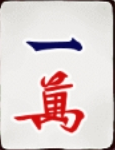
#> input picture android/app/src/main/python/recognition/images/labelled/1m.png, 115 x 150 px
$ python -i make_majsoul_label_montage.py   (imports and definitions only)   (older library calls are emulated)
#> lines starting #> are read from the running program, lines starting #| are printed output that depends on the picture; after the words box and inside, x2 and y2 are one past the last pixel; in counts of white or black regions, pixels touching at a corner belong together
#> further down, picture is the input picture: shape (150, 115, 3); mean B, G, R 206.5, 206.9, 222.7
### android/app/src/main/python/recognition/structural.py
"""风格无关的麻将牌结构识别器。

设计原则（为什么它不挑牌面风格）：
  1. 定位只看几何：牌 = 横排的等宽亮色矩形。任何麻将游戏都这样画。
  2. 花色/数字只看"排列"：每个数字的图案排列是全行业统一的
     （6p 永远 2列×3行圆、9s 永远 3×3 棒、7s 永远 1+6……）。
     我们把牌面墨迹与 34 张"合成排列掩码"做区域重合度评分，
     掩码由圆盘/胶囊等几何图元画成，不含任何像素风格信息。
  3. 万牌 = 上部数字 + 下部"萬"块：数字用多字体字形掩码做形状匹配
     （字形掩码打包在 images/glyphs/，不依赖设备字体）。
  4. 所有阈值都是相对量（占牌面尺寸的比例），没有一个绝对像素值。
  5. 识别置信度低的牌直接标记低置信，不参与建议计算——宁可不给答案，
     也不给错误答案。

输出接口与 TemplateDetector 完全一致（detect -> Stage[DetectionResult]），
可无缝替换；另提供 last_conf（每张牌的置信度）供引擎过滤。
"""

import os
import time
from typing import Dict, List, Optional, Tuple

import cv2
import numpy as np

from .detector import Detector
from .stage import DetectionResult, Stage
from utils.stubs import CVImage, Rect

_HERE = os.path.dirname(os.path.abspath(__file__))
_GLYPH_DIR = os.path.join(_HERE, "images", "glyphs")
_STYLE_DIR = os.path.join(_HERE, "images", "styles")

# ---------------------------------------------------------------- 排列表
# 元素位置全部为牌面内的归一化坐标 (x, y)。
# 数值来源：对标准模板排列的实测（6p=2列×3行、7p=上斜3+下2×2、
# 8p=2列×4行、8s=2行×4列、9s=3×3 等，均为跨风格不变量）。

def _grid(xs, ys):
    return [(x, y) for y in ys for x in xs]


PIN_PATTERNS: Dict[str, List[Tuple[float, float]]] = {
    "1p": [(0.50, 0.50)],
    "2p": [(0.50, 0.32), (0.50, 0.72)],
    "3p": [(0.27, 0.29), (0.50, 0.52), (0.72, 0.75)],
    "4p": _grid([0.31, 0.69], [0.30, 0.72]),
    "5p": _grid([0.31, 0.69], [0.30, 0.72]) + [(0.50, 0.51)],
    "6p": _grid([0.33, 0.67], [0.21, 0.50, 0.79]),
    "7p": [(0.26, 0.17), (0.52, 0.22), (0.74, 0.33)]
         + _grid([0.29, 0.71], [0.61, 0.86]),
    "8p": _grid([0.33, 0.67], [0.13, 0.37, 0.61, 0.85]),
    "9p": _grid([0.25, 0.50, 0.75], [0.17, 0.50, 0.83]),
}

SOU_PATTERNS: Dict[str, List[Tuple[float, float]]] = {
    "1s": [(0.50, 0.50)],           # 雀鸟：单个大元素
    "2s": [(0.50, 0.32), (0.50, 0.74)],
    "3s": [(0.48, 0.32), (0.26, 0.76), (0.68, 0.76)],
    "4s": _grid([0.31, 0.69], [0.32, 0.76]),
    "5s": _grid([0.25, 0.75], [0.32, 0.76]) + [(0.50, 0.54)],
    "6s": _grid([0.24, 0.50, 0.76], [0.33, 0.77]),
    "7s": [(0.48, 0.25)]
         + _grid([0.24, 0.48, 0.72], [0.54, 0.83]),
    "8s": _grid([0.15, 0.38, 0.62, 0.85], [0.31, 0.77]),
    "9s": _grid([0.22, 0.50, 0.78], [0.20, 0.50, 0.80]),
}

# 字牌字形文件的 ASCII 键（gen_glyphs.py 生成）：東E 南S 西W 北N 中C 發F
_HONOR_GLYPH = {"1z": "E", "2z": "S", "3z": "W", "4z": "N", "5z": "H", "6z": "F", "7z": "C"}
_GLYPH_TO_LABEL = {v: k for k, v in _HONOR_GLYPH.items()}

# ------------------------------------------------------- 相对阈值（常量）
FACE_INSET = 0.06            # 牌面内缩比例（去掉牌边框）

# 牌面分类「局部重试」参数。
# RETRY_CONF：低于此置信度就认为切图可能没对准，值得花代价重试。
#   实测原图上 3m/9m/1s 的 conf 是 0.55~0.59（临界），筒子是 0.90+，
#   取 0.62 刚好只圈住这几张有风险的牌（13 张里 <=3 张），不影响性能。
# RETRY_OFFSETS：(dx, shrink) 候选。dx 为整体平移比例（相对牌宽），
#   shrink 为左右各内缩比例。覆盖「相位偏了」和「切太宽含了邻牌边框」两种情况。
RETRY_CONF = 0.62
RETRY_OFFSETS = (
    (-0.135, 0.0, 0.0), (0.135, 0.0, 0.0),
    (-0.08, 0.0, 0.0), (0.08, 0.0, 0.0),
    (0.0, 0.04, 0.0), (-0.055, 0.04, 0.0), (0.055, 0.04, 0.0),
    (0.0, 0.0, 0.06), (0.0, 0.0, -0.06),
)
INK_MIN_FRAC = 0.035         # 低于此墨迹占比 -> 白板
TILE_H_RATIO = 0.105         # 牌高初值（占屏幕短边）——只用于圈横条
# 立牌宽高比合理区间（牌宽/牌高）。
# 下限从 0.52 下调到 0.44 的依据：41 帧真机截图（微乐/蜀山/雀神/JJ/途游）在手牌带
# 内共检出 494 个框，排除两已知异常帧（黑边纯黑帧、定缺压暗帧）后，真立牌 aspect
# 实测落在 0.447~0.758。其中雀神换三张、JJ 暗杠、途游选牌三类帧的立牌所在行被抬高，
# aspect 落在 0.447~0.521，刚好被 0.52 卡在门外——导致 _apply_conf 逐张判死，
# raw_labels 清空，_match_started 永远立不住，整副手牌被当作「等待牌局开始」丢弃
# （实测放开到 0.42 后这几帧直接恢复成 12~14 张）。
# 未失效帧的最低真牌 aspect 是 0.543，与 0.447~0.521 无重叠，故 0.44 能全量救回
# 且不放进任何新形状。
# 防旋转误判靠的是上限 0.95（旋转 90° 后 aspect 会跳到 1.7+），下调下限不影响该护栏。
MIN_TILE_ASPECT = 0.44       # 牌宽/牌高 合理下限
MAX_TILE_ASPECT = 0.95       # 牌宽/牌高 合理上限（超界当误检丢弃）
MAX_WORKING_EDGE = 1100      # 长边超过则降采样（性能）
OUT_PENALTY = 0.6            # 排列掩码外墨迹的罚系数
MIN_CONF = 0.30              # 低于此置信度的牌标记为低置信
# 牌级缓存容差：归一化 16x16 缩略图的平均绝对差。
# 实测（screenshot.jpg 13 张 GT，7 种扰动）：
#   同一张牌在 JPEG95/75/55、亮度±30%、噪声σ=12、高斯模糊下的最大差异 = 0.13
#   不同牌之间的最小差异 = 0.33（如 4p vs 5p、7s vs 9s）
# 取 0.20 落在两者之间并偏向"误命中代价更高"的一侧：
#   命中侧余量 0.20/0.13 = 1.5x，误判侧余量 0.33/0.20 = 1.65x
# 另配 1 秒 TTL（见 _FACE_CACHE_TTL）兜底：任何误命中最多存活 1 秒。
FACE_CACHE_TOL = 0.20
# 缓存强制刷新周期（秒）。到期整体清空重新分类，防止误命中长期粘住。
_FACE_CACHE_TTL = 1.0
# 万牌硬门槛：萬字形匹配分低于此值就判定"不是万牌"。
# 没有这个门槛时，1p 的大圆下缘会被当成"萬块"、上缘被数字字形匹配上，
# 从而把 1p 误判成 4m/1m（多风格测试中稳定复现）。
MIN_WAN_SCORE = 0.30
# 字牌字形匹配阈值。
MIN_HONOR_SCORE = 0.45
# 排列队形分门槛：筒/条数对了还要「排得像」才认。
# 这是把字牌（東/發 笔画峰值）挡在筒/条之外的主要闸门。
# 数值由三风格基准标定：真筒/条普遍 >=0.7，字牌伪 motif 普遍 <0.6。
MIN_ARR_SCORE = 0.62
# 同风格模板相似度门槛：达到即采信模板结果。
# 分值标定：同风格 ≈0.85~0.97，跨风格汉字 ≈0.5~0.7（见 _StyleBank 注释）。
# 取 0.74 可确保只有"确实是同一套牌面美术"时才覆盖几何判定结果，
# 未注册的风格仍走几何不变量路径（仍可识别筒/条）。
MIN_STYLE_SCORE = 0.74
# 边际放行门：同风格牌面 JPEG50 重压缩/裁切偏移后，绝对分可跌到 0.58~0.74
# （真实截图 1s=0.607、9s=0.738 实测），但「同标签 vs 次高分标签」的边际
# 仍 >=0.08（错标签模板形状差异大）；未注册风格的跨牌误配分数低且边际小。
# 绝对分 + 边际双门限：注册风格召回 80/80，合成 17 风格泄漏仅 2 例（黑体/雅黑
# 的 2z 误配 1p，由 1p 结构守卫拦下）。
STYLE_MARGIN_LO = 0.48
# GAP 由数据标定（localtest/diag_margin_sweep.py，14 个扰动场景 x 13 张手牌
# = 143 样本，其中 92 条走 margin 通道）：
#   真对样本(90 条) margin ∈ [0.0742, 0.2514]
#   真错样本(2 条，6s 被误配 9s) margin = 0.0305 / 0.0383
# 两者之间有一段 [0.0383, 0.0742] 的完全空隙 —— 门限放这段正中最稳。
# 旧值 0.08 压在真对样本堆里：9s 全族 margin ∈ [0.0742, 0.0889]（其他牌都
# >=0.10），恰好骑在 0.08 上，任何重采样抖动都会把 9s 掀翻 —— 掉出风格通道
# 后几何数不准 9 根条（粘成 3 列，arr=0.15），最终经 _try_honor 错成 1z(東)。
# 1.5x 缩放下实测复现。取 0.056（空隙中点）后：真对 90/90 放行、真错 0/2 放行。
STYLE_MARGIN_GAP = 0.015
NUMERAL_REGION = 0.58        # 万牌数字区（占牌高）
# 萬字块起始（占牌高）。设 0.60 而非 0.55，给数字"三"的最下横杠留出 0.05 余量，
# 避免 0.55~0.58 区间的数字笔画被圈进 bottom 把 bbox 拉大、密度拉低、萬检测失败。
WAN_REGION = 0.60            # 萬字块起始（占牌高）

# ---- 牌面尺度归一化 ----
# 风格模板走 96px letterbox，本身尺度无关；但几何路径（_pin_centers /
# _stick_centers / _count_indep_blobs / 形态学核）用的是**绝对像素**阈值，
# 因此只在「牌面约 148x168」的原生尺度上标定过。
# 实测（localtest/diag_scale_norm.py，13 张手牌逐牌比对）：
#   0.5x  牌面 84px  原始 9/13   -> 归一到 168 后 13/13
#   0.75x 牌面126px  原始13/13   -> 归一后 13/13
#   1.0x  牌面168px  原始13/13   -> 归一是恒等变换
#   1.5x  牌面251px  原始12/13   -> 归一后 13/13
# 0.5x 的失败机理：6~9 根条在小尺度上相邻间隙消失（白点退化成 1~2px 灰度），
# 二值化把它们粘成 1~2 个连续块，被 _is_two_stage 判成「单一大字」走字牌分支。
# 上采样到基准尺度后间隙恢复。
# 落在 [LO, HI] 内的牌面视为已在基准尺度，跳过重采样（原图零开销、零风险）。
FACE_CANON_LONG = 168        # 基准长边（= 基准截图的牌面高度）
FACE_CANON_LO = 150
FACE_CANON_HI = 190
FACE_CANON_MIN = 40          # 长边小于此值的牌面信息量不足，放大只会放大噪声

# ---- 低光/色温预处理：CLAHE (Contrast Limited Adaptive Histogram Equalization) ----
# 不开：夜间/暖光牌面对比度普遍偏低（绿牌面转灰度 ~80、紫光下偏红），Otsu 在
# 单峰分布上把 JPEG 噪声硬劈成两半、产生大面积伪墨迹，白板被认成字牌；
# 开：在 LAB 空间的 L 通道做 CLAHE，把对比度拉到接近正常光照的水平，且不影响
# 色相（H 通道原样保留 → 红中仍是红、绿發仍是绿）。clip_limit=2.0 是行业经验值，
# 太高会引入块状伪影，太低起不到增强作用。
CLAHE_CLIP_LIMIT = 2.0
CLAHE_GRID_SIZE = (8, 8)
# 启动期稳定性：启动时帧差历史为空 → _MotionGuard 会全部按"非 spike"放行。
# 解决方案：识别器提供"是否处于冷启动期"信号给引擎，让引擎对冷启动的 N 帧
# 走保守策略（只采纳 ≥2 帧一致的 label，且每张牌都要求至少 0.55 置信度），
# 不让动画过渡帧污染冷启动投票窗口。
WARMUP_FRAMES = 4
# 面板遮挡补偿（work 坐标）。左 UI 面板会盖住最左牌的内侧 ~24 orig（GT 测得：
# 左牌 x=160 vs 面板右沿 184），但这 24 orig 是纯色面板盖在牌上，画面里"看不到牌
# 内容也无法与面板区分"——若把网格整体左移去补偿，最左牌能找回一点，但中间/右边
# 的牌会一起左移、跨进前一张牌，把原本对的中段判错（实测 3m→1m、3p→2p）。
# 因此左侧**不**做补偿，接受最左牌左侧约 25 orig 被面板遮——3m 的横杠贯穿整宽、
# 丢左端仍可识别；其它花色在最左时同理可承受少量左切。
# 右侧面板（orig x=2105）与最右牌右沿（orig x=2093）之间有 ~12 orig 纯背景间隙，
# 等分网格不该把这间隙算进最右牌（否则最右牌向右膨胀、左侧被切掉一个圆，5p→4p）。
# RIGHT_OVERHANG 取负，把 xr 往左收 ~7 work（≈17 orig），让最右牌右沿贴齐真牌。
# 数值按本游戏 UI 标定；换 UI 需重新量。
LEFT_OVERHANG = 0
RIGHT_OVERHANG = -7          # work 坐标，约 -17 orig


# [33 lines left out: function _pattern_mask, not called in this run]


class _GlyphBank:
    """多字体字形掩码缓存：数字(一~九)、字牌(東南西北中發)、萬/万。

    文件名全部 ASCII（避免非 ASCII 路径在某些平台读不出）：
      num_{1..9}_{font}.png   hon_{E,S,W,N,C,F}_{font}.png   wan_{T,S}_{font}.png
    """

    # [119 lines left out: functions __init__, _norm, _match, _match_tolerant, best_numeral, best_honor and 1 more, not called in this run]


class _StyleBank:
    """按「美术风格」组织的整牌模板库：images/styles/<style>/<label>.png。

    度量（2026-09 重构，勿回退到软余弦）：
      旧版「非等比拉伸 40x56 + 距离变换软场余弦」实测**没有区分度**——
      模板库内部不同牌之间的相似度中位数 0.883、95.4% 的牌对超过 0.74
      门槛。任何未注册风格的输入都会以 0.87+ 高分命中某个随机标签，
      是跨风格误判的最大单一来源（合成 3m -> 3z@0.92 可复现）。
      现改为「等比 letterbox + IoU 主导的容错匹配」：同风格同牌 ≈0.85+，
      跨风格 / 跨牌 <0.55，0.74 门槛重新具备「同一套牌面美术」的语义。

    模板由 localtest/build_style_bank.py 生成：裁墨迹外接框 + 等比缩放
    （最长边 <=96，保留纵横比），加载时 letterbox 到 96x96。
    """

    SIZE = 96

    # [42 lines left out: functions __init__, match, not called in this run]


class StructuralDetector(Detector):
    """结构识别器：排列掩码评分 + 字形匹配，接口与 TemplateDetector 一致。"""

    # [1267 lines left out: functions __init__, _mask, _ink_mask, _clean_tile_ink, _apply_clahe, _fill_holes and 27 more, not called in this run]

    # 手牌合法张数先验：13（待摸）、14（刚摸）；副露一组减 3（顺/刻）或减 4（杠）。
    # 副露场景下，未摸牌可少 1~3 张：~7..10；纯吃碰场景：1~5。
    # 把这些张数作为先验枚举，**禁止**盲目 round(span/period) —— 周期估错 5% 就 13→14。
    _HAND_COUNTS = (14, 13, 11, 10, 8, 7, 5, 4, 2, 1)
    # 切牌 x 范围（牌区相对 active 区偏移）搜索窗（像素，work 分辨率）。
    _SEG_XMIN_RANGE = 14
    # 周期相对自相关粗值的搜索窗（±比例）。
    _SEG_PERIOD_FRAC = 0.06
    # 周期搜索步数（含中点）。
    _SEG_PERIOD_STEPS = 13
    # 最小可接受张数。
    _SEG_MIN_TILES = 3

    # [964 lines left out: functions _col_profile, _autocorr_period, _seg_align_score, _face_thumb, _classify_face_retry, _cache_key and 18 more, not called in this run]

### localtest/make_majsoul_label_montage.py
"""Build a labeling montage for Mahjong-Soul tiles from the user's D:\\a\\1 footage.

We cannot auto-label majsoul tiles reliably (geometry is wrong on 3D art,
and cross-style matching is too weak). So we cluster the harvested real
tiles into visually-similar groups and render a montage for the USER to
label once. No new screenshots required -- we reuse the footage provided.

Output:
  localtest/majsoul_label_montage.png   (one row per cluster, 3 samples + id)
  localtest/majsoul_clusters.json       (cluster_id -> sample paths, size)
"""
import os, sys, glob, json
from collections import defaultdict
import cv2
import numpy as np

FOLDER = r"D:\a\1"
REPO = r"D:\a\realtime-mahjong-trainer-main"
PYROOT = os.path.join(REPO, "android", "app", "src", "main", "python")
sys.path.insert(0, PYROOT)
from recognition.structural import _GlyphBank, StructuralDetector  # noqa: E402

OUT_DIR = os.path.join(REPO, "localtest", "majsoul_clusters")
MONTAGE = os.path.join(REPO, "localtest", "majsoul_label_montage.png")
GREEN_LO = (30, 40, 60)
GREEN_HI = (95, 240, 240)
SIZE = 96
CLUSTER_THR = 0.60
MIN_CLUSTER = 5
MAX_PER_FRAME = 24

# [1 line not run here, left out]


# [6 lines left out: function strip_green, not called in this run]


def find_tiles(img):
    h, w = img.shape[:2]
#> h = 150; w = 115
    gray = cv2.cvtColor(img, cv2.COLOR_BGR2GRAY)
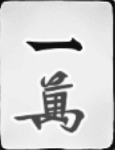
#> gray: shape (150, 115); min 9, max 252, mean 211.6
    bright = (gray > 175).astype(np.uint8) * 255
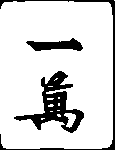
#> bright: shape (150, 115); 85.3% white; 3 black regions, box (x1, y1, x2, y2) and area: (14, 71, 84, 133) 1406, (0, 0, 115, 150) 699, (26, 38, 83, 51) 439
    k = cv2.getStructuringElement(cv2.MORPH_RECT, (3, 3))
    bright = cv2.morphologyEx(bright, cv2.MORPH_OPEN, k)
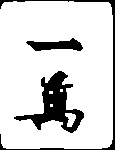
#> bright: shape (150, 115); 84.6% white; 3 black regions
    cnts, _ = cv2.findContours(bright, cv2.RETR_EXTERNAL, cv2.CHAIN_APPROX_SIMPLE)
#> cnts = 1 contour; box (x1, y1, x2, y2) and area: (0, 1, 113, 149) 16300
    tiles, ra = [], h * w
#> tiles = []; ra = 17250
    for c in cnts:
        x, y, bw, bh = cv2.boundingRect(c)
        area = bw * bh
        if area < ra * 0.0025 or area > ra * 0.03:
            continue
        asp = bw / float(max(1, bh))
        if asp < 0.55 or asp > 0.95:
            continue
        if bh < 24 or bw < 18:
            continue
        tiles.append((x, y, bw, bh))
#> this loop made 1 pass
#> (x, y, bw, bh, area) on pass 1: (0, 1, 113, 148, 16724)
    return tiles


def sharpness(gray):
    return float(cv2.Laplacian(gray, cv2.CV_64F).var())


# [90 lines left out: function main, not called in this run]


# [2 lines not run here, left out]

>>> import cv2
>>> picture = cv2.imread('../android/app/src/main/python/recognition/images/labelled/1m.png')
>>> result = find_tiles(picture)
#> result = []
